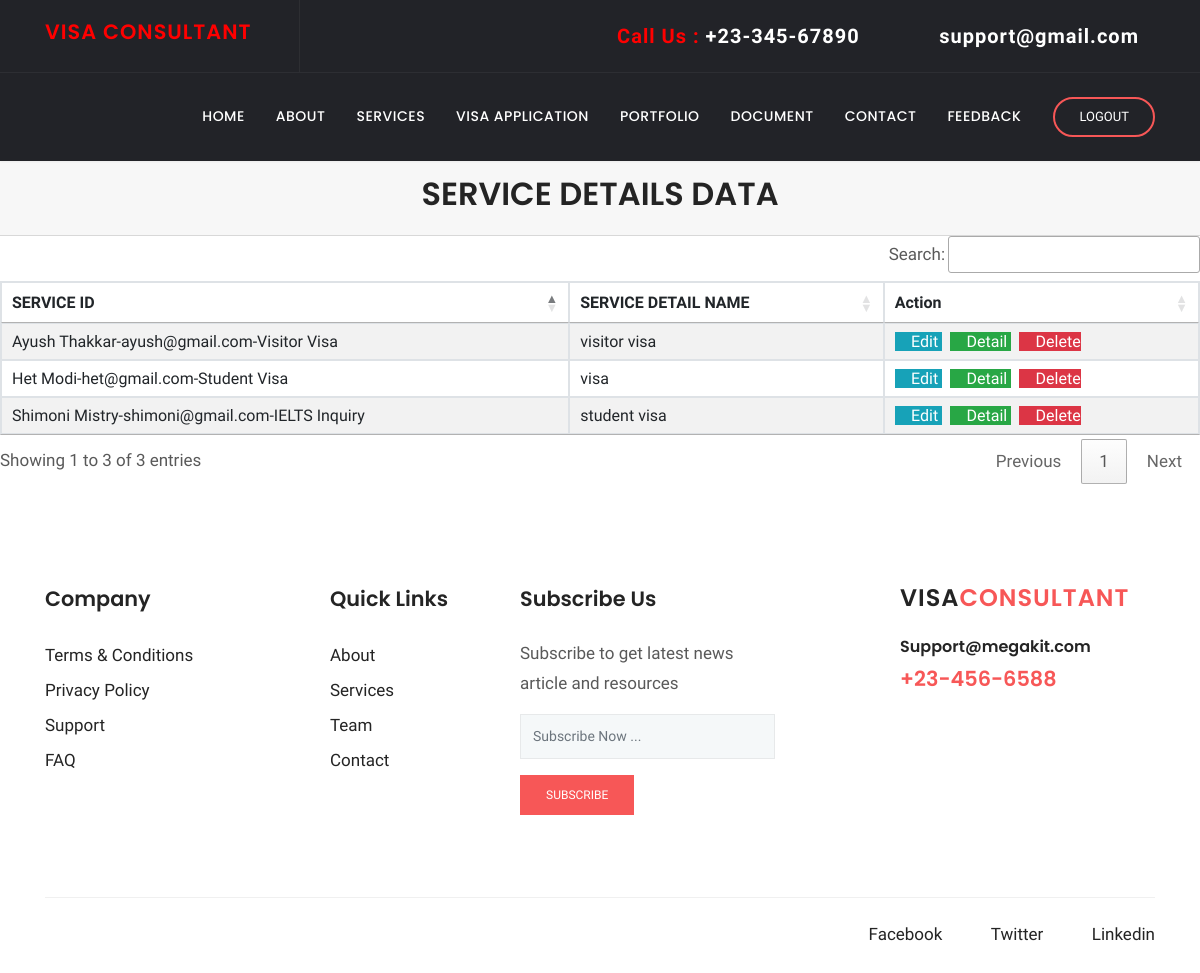
Page /services_details/view/ on the committed database.
### services_details/models.py (models this page shows, shortened)
class service_details(models.Model):
    SERVICE_ID=models.ForeignKey(service,on_delete=models.CASCADE, related_name='service_detail', blank=True,null=True)
    SERVICE_DETAIL_NAME=models.CharField(max_length=25, null=True, blank=True)

### services/models.py (models this page shows, shortened)
class service(models.Model):
    client=models.ForeignKey(user,on_delete=models.CASCADE, related_name='service', null=True, blank=True)
    choice=(
        ('IELTS Inquiry','IELTS Inquiry'),
        ('Immigration Visa', 'Immigration Visa'),
        ('Non-Immigration Visa', 'Non-Immigration Visa'),
        ('Visitor Visa', 'Visitor Visa'),
        ('Student Visa', 'Student Visa'),
        ('Business Visa', 'Business Visa'),
        ('Permanent Residence', 'Permanent Residence')
    )
    SERVICE_NAME=models.CharField(max_length=25, choices=choice, null=True, blank=True)
    def __str__(self):
        return f"{self.client}-{self.SERVICE_NAME}"

### client/models.py (models this page shows, shortened)
class user(models.Model):
    EMAIL_ID=models.CharField(max_length=25, null=True, blank=True)
    PHONE_NO=models.IntegerField(null=True, blank=True)
    PASSWORD=models.CharField(max_length=25, null=True, blank=True)
    NAME=models.CharField(max_length=25, null=True, blank=True)
    choice1=(
        ('male','male'),
        ('female','female'),
        ('other','other')
    )
    GENDER=models.CharField(max_length=25,choices=choice1, null=True, blank=True)
    ADDRESS=models.TextField(max_length=25, null=True, blank=True)
    ROLE=models.IntegerField(null=True, blank=True)
    choice2=(
        ('ACTIVE','ACTIVE'),
        ('INACTIVE','INACTIVE')
    )
    STATUS=models.CharField(max_length=25,choices=choice2, null=True, blank=True)
    def __str__(self):
        return f"{self.NAME}-{self.EMAIL_ID}"

### services_details/views.py (the view)
# urls.py: path('view/', ListService_detailsView.as_view(), name='service_details-view'),
class ListService_detailsView(ListView):
    model = service_details
    context_object_name = 'services'
    template_name = 'services_details/service_details_list.html'

### services_details/templates/services_details/service_details_list.html (shortened to what this page needs)
{% load static %}
{% block extra_css %}
      <link rel="stylesheet" href="{% static 'plugins/bootstrap/css/bootstrap.min.css' %}">
      <link rel="stylesheet" href="{% static 'plugins/themify/css/themify-icons.css' %}">
      <link rel="stylesheet" href="{% static 'plugins/fontawesome/css/all.css' %}">
      <link rel="stylesheet" href="{% static 'plugins/magnific-popup/dist/magnific-popup.css' %}">
      <link rel="stylesheet" href="{% static 'plugins/slick-carousel/slick/slick.css' %}">
      <link rel="stylesheet" href="{% static 'plugins/slick-carousel/slick/slick-theme.css' %}">
      <link rel="stylesheet" href="{% static 'css/style.css' %}">
<link rel="stylesheet" href="https://cdn.datatables.net/1.10.25/css/jquery.dataTables.min.css">
<link rel="stylesheet" href="https://cdn.datatables.net/buttons/1.7.1/css/buttons.dataTables.min.css">
<link rel="stylesheet" href="https://cdn.datatables.net/searchbuilder/1.1.0/css/searchBuilder.dataTables.min.css">
<link rel="stylesheet" href="https://cdn.datatables.net/datetime/1.1.0/css/dataTables.dateTime.min.css">
<link rel="stylesheet" href="https://cdn.datatables.net/1.10.25/css/jquery.dataTables.min.css">
<link rel="stylesheet" href="https://cdn.datatables.net/colreorder/1.5.4/css/colReorder.dataTables.min.css">
{% endblock %}
{% block body %}
<header class="navigation">
	<div class="header-top ">
		<div class="container">
			<div class="row justify-content-between align-items-center">
				<div class="col-lg-3 col-md-3">
					<div class="header-top-socials text-left text-lg-left text-md-left">
                        <div>
                          <a class="navbar-brand" href="{% url 'index' %}">
                            <span>
                                <h4 STYLE="color: red">VISA CONSULTANT</h4>
                            </span>
                          </a>
                        </div>
					</div>
				</div>
				<div class="col-lg-8 col-md-8 text-center text-lg-right text-md-right">
					<div class="header-top-info">
						<a href="tel:+23-345-67890" class="navbar-brand" style="color: red">Call Us : <span>+23-345-67890</span></a>
						<a href="mailto:support@gmail.com" class="navbar-brand" style="color: red"><i class="fa fa-envelope mr-2"></i><span>support@gmail.com</span></a>
					</div>
				</div>
			</div>
		</div>
	</div>
	<nav class="navbar navbar-expand-lg  py-4" id="navbar">
		<div class="container">
		  <div class="collapse navbar-collapse text-center" id="navbarsExample09">
			<ul class="navbar-nav ml-auto">
			  <li class="nav-item active">
				<a class="nav-link" href="{% url 'index' %}">Home <span class="sr-only">(current)</span></a>
			  </li>
			  <li class="nav-item dropdown">
					<a class="nav-link dropdown-toggle" href="{% url 'about' %}" id="dropdown03" data-toggle="dropdown" aria-haspopup="true" aria-expanded="false">About</a>
			  </li>
			   <li class="nav-item dropdown">
					<a class="nav-link dropdown-toggle" href="{% url 'service_form' %}" id="dropdown05" data-toggle="dropdown" aria-haspopup="true" aria-expanded="false">Services</a>
			  </li>
			   <li class="nav-item dropdown">
					<a class="nav-link dropdown-toggle" href="{% url 'visa_form' %}" id="dropdown05" data-toggle="dropdown" aria-haspopup="true" aria-expanded="false">Visa Application</a>
			  </li>
			   <li class="nav-item"><a class="nav-link" href="{% url 'project' %}">Portfolio</a></li>
			   <li class="nav-item dropdown">
					<a class="nav-link dropdown-toggle" href="{% url 'document_form' %}" id="dropdown05" data-toggle="dropdown" aria-haspopup="true" aria-expanded="false">Document</a>
			  </li>
			   <li class="nav-item"><a class="nav-link" href="{% url 'contact_form' %}">Contact</a></li>
			   <li class="nav-item"><a class="nav-link" href="{% url 'feedback_form' %}">Feedback</a></li>
			</ul>
			<form class="form-lg-inline my-2 my-md-0 ml-lg-4 text-center">
			  <a href="{% url 'logout' %}" class="btn btn-solid-border btn-round-full">Logout</a>
			</form>
		  </div>
		</div>
	</nav>
</header>
              <div class="card-header">
                  <h2 align="center"> SERVICE DETAILS DATA </h2>
              </div>
                <table id="example1" class="table table-bordered table-striped" id="example1">
                  <thead>
                  <tr>
                      <th>SERVICE ID</th>
                      <th>SERVICE DETAIL NAME</th>
                      <th>Action</th>
                  </tr>
                  </thead>
                    <tbody>
                        {% for service_details in services %}
                        <tr>
                            <td>{{ service_details.SERVICE_ID }}</td>
                            <td>{{ service_details.SERVICE_DETAIL_NAME }}</td>
                            <td>
                                <a href="{% url 'service_details-update'  service_details.id %}" class="btn-info" >
                                    <i class="fas fa-pencil-alt"></i> Edit
                                </a>
                                <a href="{% url 'service_details-detail'  service_details.id %}" class="btn-success">
                                    <i class="fas fa-file-invoice"></i> Detail
                                </a>
                                <a href="{% url 'service_details-delete'  service_details.id %}" class="btn-danger">
                                    <i class="fas fa-trash-alt"></i> Delete
                                </a>
                            </td>
                        </tr>
                    {% endfor %}
                  </tbody>
                </table>
<footer class="footer section">
	<div class="container">
		<div class="row">
			<div class="col-lg-3 col-md-6 col-sm-6">
				<div class="widget">
					<h4 class="text-capitalize mb-4">Company</h4>
					<ul class="list-unstyled footer-menu lh-35">
						<li><a href="#">Terms & Conditions</a></li>
						<li><a href="#">Privacy Policy</a></li>
						<li><a href="#">Support</a></li>
						<li><a href="#">FAQ</a></li>
					</ul>
				</div>
			</div>
			<div class="col-lg-2 col-md-6 col-sm-6">
				<div class="widget">
					<h4 class="text-capitalize mb-4">Quick Links</h4>
					<ul class="list-unstyled footer-menu lh-35">
						<li><a href="{% url 'about' %}">About</a></li>
						<li><a href="{% url 'service_form' %}">Services</a></li>
						<li><a href="{% url 'about' %}">Team</a></li>
						<li><a href="{% url 'contact_form' %}">Contact</a></li>
					</ul>
				</div>
			</div>
			<div class="col-lg-3 col-md-6 col-sm-6">
				<div class="widget">
					<h4 class="text-capitalize mb-4">Subscribe Us</h4>
					<p>Subscribe to get latest news article and resources  </p>
					<form action="#" class="sub-form">
						<input type="text" class="form-control mb-3" placeholder="Subscribe Now ...">
						<a href="#" class="btn btn-main btn-small">subscribe</a>
					</form>
				</div>
			</div>
			<div class="col-lg-3 ml-auto col-sm-6">
				<div class="widget">
					<div class="logo mb-4">
						<h3>VISA<span>CONSULTANT</span></h3>
					</div>
					<h6><a href="tel:+23-345-67890" >Support@megakit.com</a></h6>
					<a href="mailto:support@gmail.com"><span class="text-color h4">+23-456-6588</span></a>
				</div>
			</div>
		</div>
		<div class="footer-btm pt-4">
			<div class="row">
				<div class="col-lg-6">
				</div>
				<div class="col-lg-6 text-left text-lg-right">
					<ul class="list-inline footer-socials">
						<li class="list-inline-item"><a href="https://www.facebook.com/saleducationsal/"><i class="ti-facebook mr-2"></i>Facebook</a></li>
						<li class="list-inline-item"><a href="https://mobile.twitter.com/salcampus"><i class="ti-twitter mr-2"></i>Twitter</a></li>
						<li class="list-inline-item"><a href="https://www.linkedin.com/school/sal-college-of-engineering-113-/"><i class="ti-linkedin mr-2 "></i>Linkedin</a></li>
					</ul>
				</div>
			</div>
		</div>
	</div>
</footer>
{% endblock %}

### client/static/css/style.css (style rules this page uses)
h1, .h1, h2, .h2, h3, .h3, h4, .h4, h5, .h5, h6, .h6 { font-family: "Poppins", sans-serif; font-weight: 600; color: #242424; }
h2, .h2 { font-size: 2rem; font-weight: 600; line-height: 42px; }
h3, .h3 { font-size: 1.5rem; }
h4, .h4 { font-size: 1.3rem; line-height: 30px; }
h6, .h6 { font-size: 1rem; }
p { line-height: 30px; }
input[type="email"], input[type="password"], input[type="text"], input[type="tel"] { box-shadow: none; height: 45px; outline: none; font-size: 14px; }
.form-control { box-shadow: none; border-radius: 0; }
.btn { display: inline-block; font-size: 14px; font-size: 0.8125rem; font-weight: 400; padding: 1rem 2.5rem; text-transform: uppercase; border-radius: 0; transition: all 0.2s ease; }
.btn-main, .btn-transparent, .btn-small { background: #f75757; color: #fff; transition: all 0.2s ease; }
.btn-solid-border { border: 2px solid #f75757; background: transparent; color: #242424; }
.btn-small { padding: 10px 25px; font-size: 12px; }
.btn-round-full { border-radius: 50px; }
.section { padding: 100px 0; }
.text-color { color: #f75757; }
a { color: #242424; text-decoration: none; }
#navbar { background: #222328; box-shadow: 0 1px 2px rgba(0, 0, 0, 0.05); }
#navbar li { padding-left: 15px; }
#navbar .nav-link { font-family: "Poppins", sans-serif; font-weight: 500; color: #fff; text-transform: uppercase; font-size: 14px; letter-spacing: .5px; transition: all .25s ease; }
#navbar .btn { padding: .5rem 1.5rem; color: #fff; }
.header-top { background: #222328; color: #919194; border-bottom: 1px solid rgba(255, 255, 255, 0.05); }
.header-top .header-top-socials { border-right: 1px solid rgba(255, 255, 255, 0.05); padding: 12px 0px; }
.header-top .header-top-socials a { color: #919194; margin-right: 15px; font-size: 16px; }
.header-top .header-top-info { color: #919194; font-size: 16px; }
.header-top .header-top-info a span { color: #fff; }
.header-top .header-top-info a { margin-left: 35px; color: #919194; }
.navbar-brand { color: #fff; font-weight: 600; letter-spacing: 1px; }
.navbar-brand span { color: #f75757; }
.dropdown-toggle::after { display: none; }
.widget { margin-bottom: 30px; padding-bottom: 35px; }
.footer { padding-bottom: 10px; }
.lh-35 { line-height: 35px; }
.logo { color: #242424; font-weight: 600; letter-spacing: 1px; }
.logo span { color: #f75757; }
.sub-form { position: relative; }
.sub-form .form-control { border: 1px solid rgba(0, 0, 0, 0.06); background: #f5f8f9; }
.footer-btm { border-top: 1px solid rgba(0, 0, 0, 0.06); }
.footer-socials li a { margin-left: 15px; }

### rows in the picture
service_details: SERVICE_ID "Het Modi-het@gmail.com-Student Visa", SERVICE_DETAIL_NAME "visa"
service_details: SERVICE_ID "Ayush Thakkar-ayush@gmail.com-Visitor Visa", SERVICE_DETAIL_NAME "visitor visa"
service_details: SERVICE_ID "Shimoni Mistry-shimoni@gmail.com-IELTS Inquiry", SERVICE_DETAIL_NAME "student visa"
